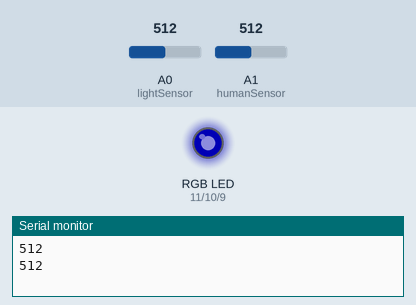
A sketch run on a simulated Arduino Uno, built with avr-gcc and run on an emulated ATmega328P. Shown: an RGB LED mixed from three pins (HIGH = lit), the last lines printed to the serial monitor. The test bench sets the inputs (shaded band); at power-on: A0 (lightSensor) = 512, A1 (humanSensor) = 512. Dim RGB values are drawn brighter than linear.

Above: at 4.6 s.
4.7 s: A0 (lightSensor) set to 412
At 5.09 s:
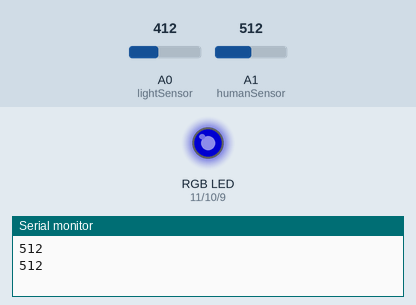
11.0 s: A0 (lightSensor) set to 391
At 13.23 s:
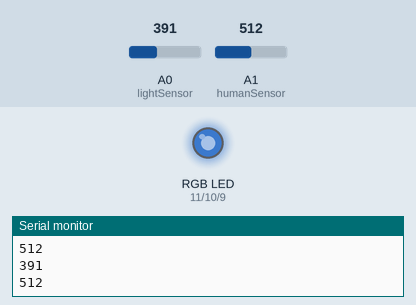
At 15.76 s:
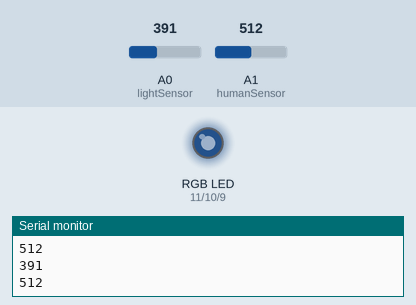
Timing chart, 0 to 21.9 s (numbered marks = the images above; inputs shaded):
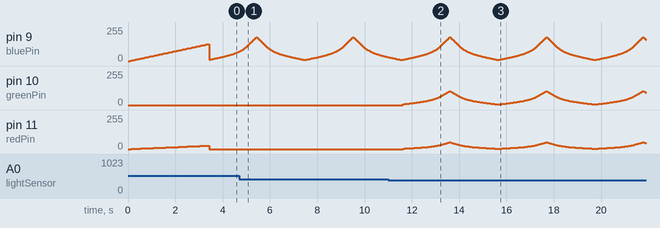

Measured:
- the behaviour switches between 400 and 399 on A0 (lightSensor) (found by bisection; images 1 and 2)
- by itself, pin 11 (redPin): rises from 1/255 to 25/255 in 3.0 s, then falls to 0/255 in 0.13 s

The sketch:

breathing_light.ino
```cpp
/*
Pink: 255-105-180 - breathLeds(1.0, 0.41176470588, 0.70588235294);

Green: 127-255-0 -
*/


int i = 0;
int redPin = 11;
int greenPin = 10;
int bluePin = 9;
int lightSensor = A0;
int humanSensor = A1;

void setup()
{
  pinMode(lightSensor, INPUT);
  pinMode(redPin, OUTPUT);
  pinMode(greenPin, OUTPUT);
  pinMode(bluePin, OUTPUT);
  pinMode(humanSensor, INPUT);

  //  Wake the pins up casuauly
  for(i = 0 ; i <= 255; i+=5)
  {
    setColor((i * 0.1), 0 , (i * 0.5));
    delay(66);
  }
  Serial.begin(9600);
}

void loop()
{
  int lightDensity = analogRead(lightSensor);

  Serial.println(lightDensity);
  Serial.println(analogRead(humanSensor));
  if (lightDensity >= 400) {
    breathLeds(0.0, 0.0, 0.70588235294);

  }
  else {
   // breathLeds(0.1, 0.2, 0.5);
   breathLeds(0.20, 0.41176470588, 0.70588235294);

  }
}


int convertColor(int rgbColor)
{
  return float ( rgbColor/255);
}


void setColor(int red, int green, int blue)
{

  analogWrite(redPin, red);
  analogWrite(greenPin, green);
  analogWrite(bluePin, blue);
}

void breathLeds(float red, float green, float blue)
{
  for(i = 15 ; i <= 255; i+=1)
  {
    setColor(int(red * i), int(green * i), int(blue * i));

    if (i > 150) {
      delay(4);
    }
    if ((i > 125) && (i < 151)) {
      delay(5);
    }
    if (( i > 100) && (i < 126)) {
      delay(7);
    }
    if (( i > 75) && (i < 101)) {
      delay(10);
    }
    if (( i > 50) && (i < 76)) {
      delay(14);
    }
    if (( i > 25) && (i < 51)) {
      delay(18);
    }
    if (( i > 1) && (i < 26)) {
      delay(19);
    }
  }
  for(i = 255; i >=15; i-=1)
  {
    setColor(int(red * i), int(green * i), int(blue * i));
//    String stringOne = "red value: ";
//    String stringThree = stringOne + int(red);
//    Serial.println(stringThree);

    if (i > 150)
    {
      delay(4);
    }
    if ((i > 125) && (i < 151)) {
      delay(5);
    }
    if (( i > 100) && (i < 126)) {
      delay(7);
    }
    if (( i > 75) && (i < 101)) {
      delay(10);
    }
    if (( i > 50) && (i < 76)) {
      delay(14);
    }
    if (( i > 25) && (i < 51)) {
      delay(18);
    }
    if (( i > 1) && (i < 26)) {
      delay(19);
    }
  }
  delay(90);
}
```
